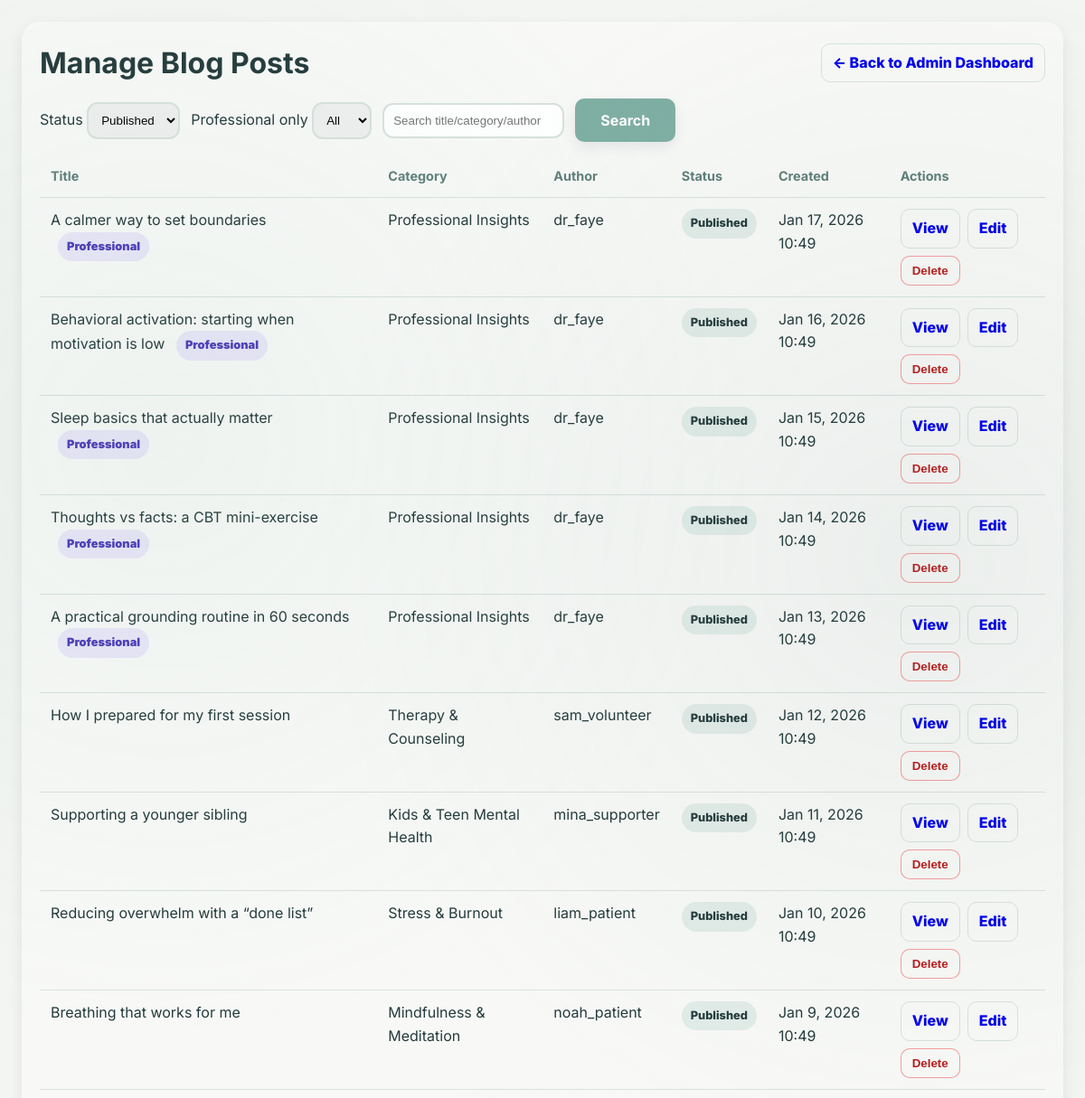
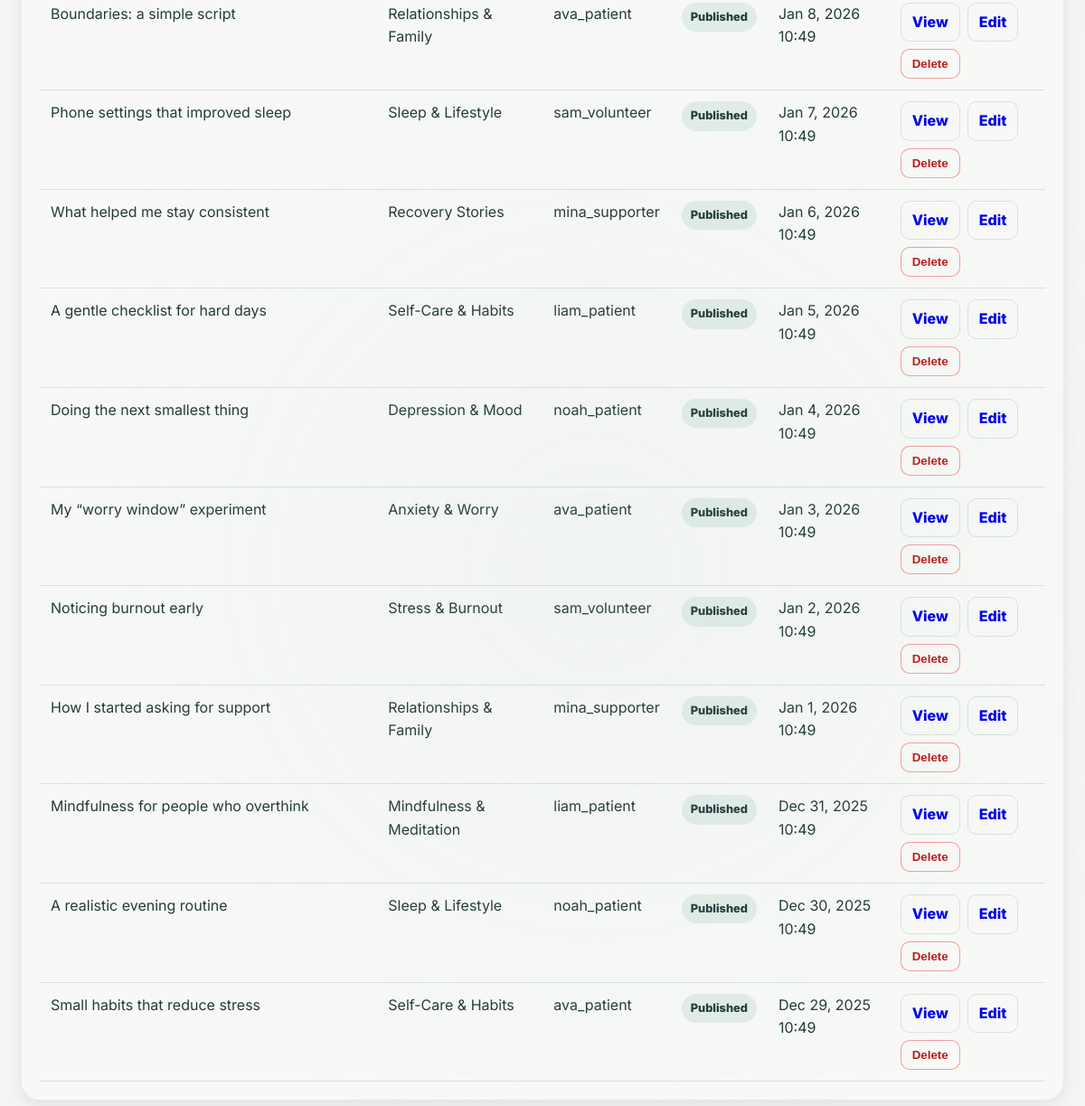
The app's page /admin/blog_posts.php (signed in) with its own data (2 pictures, top to bottom).
### tables this page shows
CREATE TABLE blog_posts (
    blog_id INT AUTO_INCREMENT PRIMARY KEY,
    user_id INT NOT NULL,
    category VARCHAR(120) NOT NULL,
    title VARCHAR(255) NOT NULL,
    content LONGTEXT NOT NULL,
    is_professional_post BOOLEAN DEFAULT FALSE,
    view_count INT DEFAULT 0,
    comment_count INT DEFAULT 0,
    status ENUM('published', 'draft', 'deleted', 'flagged') DEFAULT 'published',
    created_at TIMESTAMP DEFAULT CURRENT_TIMESTAMP,
    updated_at TIMESTAMP DEFAULT CURRENT_TIMESTAMP ON UPDATE CURRENT_TIMESTAMP,
    FOREIGN KEY (user_id) REFERENCES users(user_id) ON DELETE CASCADE,
    INDEX idx_category (category),
    INDEX idx_status (status),
    INDEX idx_created_at (created_at),
    INDEX idx_user_blogs (user_id, created_at)
);

CREATE TABLE users (
    user_id INT AUTO_INCREMENT PRIMARY KEY,
    username VARCHAR(50) UNIQUE NOT NULL,
    email VARCHAR(100) UNIQUE NOT NULL,
    password_hash VARCHAR(255) NOT NULL,
    full_name VARCHAR(100) NULL,
    phone VARCHAR(30) NULL,
    user_type ENUM('patient', 'professional', 'volunteer', 'supporter', 'community_healer') NOT NULL,
    is_anonymous BOOLEAN DEFAULT TRUE,
    is_verified BOOLEAN DEFAULT FALSE,
    is_active BOOLEAN DEFAULT TRUE,
    profile_picture VARCHAR(255) NULL,
    bio TEXT NULL,
    date_of_birth DATE NULL,
    gender ENUM('male', 'female', 'non_binary', 'prefer_not_to_say', 'other') NULL,
    country VARCHAR(100) NULL,
    timezone VARCHAR(50) DEFAULT 'UTC',
    created_at TIMESTAMP DEFAULT CURRENT_TIMESTAMP,
    last_login TIMESTAMP NULL,
    email_verified_at TIMESTAMP NULL,
    verification_token VARCHAR(100) NULL,
    reset_token VARCHAR(100) NULL,
    reset_token_expiry TIMESTAMP NULL,
    INDEX idx_username (username),
    INDEX idx_email (email),
    INDEX idx_user_type (user_type),
    INDEX idx_is_active (is_active)
);

### config/config.php (called while the page is built, shortened)
<?php
function sanitize_input($data) {
    $data = trim($data);
    $data = stripslashes($data);
    $data = htmlspecialchars($data, ENT_QUOTES, 'UTF-8');
    return $data;
}
?>

### admin/blog_posts.php (the view, shortened to what this page needs)
<?php
require_once '../config/config.php';
$db = Database::getInstance();
$conn = $db->getConnection();
$status_filter = sanitize_input($_GET['status'] ?? 'published');
$allowed_status = ['published', 'draft', 'flagged', 'deleted'];
$filter_professional = sanitize_input($_GET['pro'] ?? '');
$search = trim($_GET['q'] ?? '');
$sql = "
    SELECT bp.blog_id, bp.title, bp.category, bp.status, bp.created_at, bp.is_professional_post,
           u.username, u.user_type
    FROM blog_posts bp
    JOIN users u ON bp.user_id = u.user_id
    WHERE bp.status = ?
";
$params = [$status_filter];
$types = 's';
$sql .= ' ORDER BY bp.created_at DESC LIMIT 200';
$stmt = $conn->prepare($sql);
$rows = [];
if ($stmt) {
    $stmt->bind_param($types, ...$params);
    $stmt->execute();
    $rows = $stmt->get_result()->fetch_all(MYSQLI_ASSOC);
}
?>
<!DOCTYPE html>
<html lang="en">
<head>
    <link rel="stylesheet" href="../assets/css/styles.css">
</head>
<body>
    <div class="page">
        <div class="card">
            <div style="display:flex; justify-content: space-between; align-items:center; gap: 12px; flex-wrap: wrap;">
                <h1 style="margin:0;">Manage Blog Posts</h1>
                <a class="btn-link" href="dashboard.php">← Back to Admin Dashboard</a>
            </div>
            <div class="toolbar">
                <form method="GET" class="row">
                    <label>
                        Status
                        <select name="status" onchange="this.form.submit()">
                            <?php foreach ($allowed_status as $s): ?>
                                <option value="<?php echo htmlspecialchars($s); ?>" <?php echo $status_filter === $s ? 'selected' : ''; ?>>
                                    <?php echo htmlspecialchars(ucfirst($s)); ?>
                                </option>
                            <?php endforeach; ?>
                        </select>
                    </label>
                    <label>
                        Professional only
                        <select name="pro" onchange="this.form.submit()">
                            <option value="" <?php echo $filter_professional !== '1' ? 'selected' : ''; ?>>All</option>
                        </select>
                    </label>
                    <input type="text" name="q" placeholder="Search title/category/author" value="<?php echo htmlspecialchars($search); ?>">
                    <button class="btn btn-primary" type="submit">Search</button>
                </form>
            </div>
            <div style="overflow:auto;">
                <table>
                    <thead>
                        <tr>
                            <th>Title</th>
                            <th>Category</th>
                            <th>Author</th>
                            <th>Status</th>
                            <th>Created</th>
                            <th>Actions</th>
                        </tr>
                    </thead>
                    <tbody>
                        <?php if (empty($rows)): ?>
                            <tr><td colspan="6" style="color: var(--text-secondary);">No posts found.</td></tr>
                        <?php else: ?>
                            <?php foreach ($rows as $r): ?>
                                <?php $st = $r['status'] ?? 'published'; ?>
                                <tr>
                                    <td>
                                        <?php echo htmlspecialchars($r['title']); ?>
                                        <?php if (!empty($r['is_professional_post'])): ?>
                                            <span class="chip" style="margin-left: 8px;">Professional</span>
                                        <?php endif; ?>
                                    </td>
                                    <td><?php echo htmlspecialchars($r['category']); ?></td>
                                    <td><?php echo htmlspecialchars($r['username']); ?></td>
                                    <td><span class="badge <?php echo htmlspecialchars($st); ?>"><?php echo htmlspecialchars(ucfirst($st)); ?></span></td>
                                    <td><?php echo htmlspecialchars(date('M j, Y H:i', strtotime($r['created_at']))); ?></td>
                                    <td>
                                        <div class="actions">
                                            <a class="btn-link" href="../dashboard/blog_view.php?blog_id=<?php echo (int)$r['blog_id']; ?>" target="_blank" rel="noopener">View</a>
                                            <a class="btn-link" href="blog_post_edit.php?blog_id=<?php echo (int)$r['blog_id']; ?>">Edit</a>
                                            <?php if (($r['status'] ?? '') !== 'deleted'): ?>
                                                <form method="POST" onsubmit="return confirm('Delete this blog post?');" style="display:inline;">
                                                    <button class="btn-link btn-danger" type="submit" name="delete_blog">Delete</button>
                                                </form>
                                            <?php endif; ?>
                                        </div>
                                    </td>
                                </tr>
                            <?php endforeach; ?>
                        <?php endif; ?>
                    </tbody>
                </table>
            </div>
        </div>
    </div>
</body>
</html>

### assets/css/styles.css (style rules this page uses)
:root { --bg-page: #BFDCD2; --bg-primary: #BFDCD2; --bg-surface: #F3F5F2; --bg-card: #F8F9F7; --accent-primary: #7FAFA3; --accent-soft: #9FBFB6; --border-soft: #D8E2DD; --primary-color: #7FAFA3; --primary-dark: #6A9A8E; --primary-light: #9FBFB6; --secondary-color: #5F7F7A; --accent-color: #9FBFB6; --accent-warm: #7FAFA3; --white: #F8F9F7; --light-bg: #F3F5F2; --light-gray: #D8E2DD; --medium-gray: #5F7F7A; --dark-gray: #243B3B; --text-primary: #243B3B; --text-secondary: #5F7F7A; --success: #22c55e; --warning: #f59e0b; --error: #ef4444; --info: #3b82f6; --shadow-sm: 0 6px 16px rgba(12, 27, 51, 0.08); --shadow-md: 0 12px 28px rgba(12, 27, 51, 0.12); --shadow-lg: 0 18px 48px rgba(12, 27, 51, 0.18); --shadow-glow: 0 0 24px rgba(20, 184, 166, 0.35); --radius-sm: 10px; --radius-md: 14px; --radius-lg: 22px; --radius-xl: 32px; --transition-fast: 0.18s ease; --transition-normal: 0.3s ease; --transition-slow: 0.5s ease; --spacing-xs: 0.5rem; --spacing-sm: 1rem; --spacing-md: 1.5rem; --spacing-lg: 2rem; --spacing-xl: 3rem; }
* { margin: 0; padding: 0; box-sizing: border-box; }
html { font-size: 16px; scroll-behavior: smooth; }
body { font-family: 'Inter', 'DM Sans', 'Poppins', system-ui, -apple-system, sans-serif; background: var(--bg-primary); color: var(--text-primary); line-height: 1.6; min-height: 100vh; overflow-x: hidden; position: relative; margin: 0; }
body::before { content: ''; position: fixed; top: 0; left: 0; width: 100%; height: 100%; background: radial-gradient(circle at 15% 20%, rgba(127, 175, 163, 0.08), transparent 30%), radial-gradient(circle at 85% 25%, rgba(95, 127, 122, 0.08), transparent 32%), radial-gradient(circle at 55% 75%, rgba(159, 191, 182, 0.08), transparent 34%); pointer-events: none; z-index: 0; }
.btn { display: inline-block; padding: 14px 28px; border: none; border-radius: var(--radius-sm); font-size: 1rem; font-weight: 700; cursor: pointer; transition: all var(--transition-normal); text-align: center; text-decoration: none; font-family: inherit; }
.btn-primary { background: var(--accent-primary); color: #FFFFFF; box-shadow: var(--shadow-sm); }

### admin/blog_posts.php (style rules this page uses)
body { background: var(--light-bg); padding: 24px; }
.page { max-width: 1200px; margin: 0 auto; }
.card { background: var(--bg-card, #F8F9F7); border-radius: 20px; padding: 20px; box-shadow: var(--shadow-sm); }
.toolbar { display:flex; justify-content: space-between; gap: 12px; flex-wrap: wrap; margin: 14px 0; }
.row { display:flex; gap: 12px; flex-wrap: wrap; align-items:center; }
table { width:100%; border-collapse: collapse; }
th, td { padding: 12px; border-bottom: 1px solid var(--border-soft, #D8E2DD); text-align:left; vertical-align: top; }
th { color: var(--text-secondary); font-size: 0.9rem; }
.badge { display:inline-block; padding: 6px 10px; border-radius: 999px; font-weight: 800; font-size: 0.8rem; background: rgba(127, 175, 163, 0.18); color: var(--text-primary); }
.chip { display:inline-flex; align-items:center; gap: 8px; padding: 6px 10px; border-radius: 999px; background: rgba(123,93,255,0.12); color: #4c3bb8; font-weight: 900; font-size: 0.8rem; }
.actions { display:flex; gap: 8px; flex-wrap: wrap; }
.btn-link { text-decoration:none; padding: 8px 12px; border-radius: 10px; border: 1px solid var(--border-soft, #D8E2DD); background: var(--bg-card, #F8F9F7); font-weight: 800; }
.btn-danger { background: var(--bg-card, #F8F9F7); border: 1px solid rgba(239,68,68,0.5); color: #b91c1c; }
input[type="text"], select { padding: 10px; border: 2px solid var(--border-soft, #D8E2DD); border-radius: 12px; }

### records on screen
blog_posts: title "A calmer way to set boundaries", is_professional_post "Professional", category "Professional Insights", user.username "dr_faye", status "Published", created_at "Jan 17, 2026 10:49"
blog_posts: title "Behavioral activation: starting when motivation is low", is_professional_post "Professional", category "Professional Insights", user.username "dr_faye", status "Published", created_at "Jan 16, 2026 10:49"
blog_posts: title "Sleep basics that actually matter", is_professional_post "Professional", category "Professional Insights", user.username "dr_faye", status "Published", created_at "Jan 15, 2026 10:49"
blog_posts: title "Thoughts vs facts: a CBT mini-exercise", is_professional_post "Professional", category "Professional Insights", user.username "dr_faye", status "Published", created_at "Jan 14, 2026 10:49"
blog_posts: title "A practical grounding routine in 60 seconds", is_professional_post "Professional", category "Professional Insights", user.username "dr_faye", status "Published", created_at "Jan 13, 2026 10:49"
blog_posts: title "How I prepared for my first session", category "Therapy & Counseling", user.username "sam_volunteer", status "Published", created_at "Jan 12, 2026 10:49"
blog_posts: title "Supporting a younger sibling", category "Kids & Teen Mental Health", user.username "mina_supporter", status "Published", created_at "Jan 11, 2026 10:49"
blog_posts: title "Reducing overwhelm with a “done list”", category "Stress & Burnout", user.username "liam_patient", status "Published", created_at "Jan 10, 2026 10:49"
blog_posts: title "Breathing that works for me", category "Mindfulness & Meditation", user.username "noah_patient", status "Published", created_at "Jan 9, 2026 10:49"
blog_posts: title "Boundaries: a simple script", category "Relationships & Family", user.username "ava_patient", status "Published", created_at "Jan 8, 2026 10:49"
blog_posts: title "Phone settings that improved sleep", category "Sleep & Lifestyle", user.username "sam_volunteer", status "Published", created_at "Jan 7, 2026 10:49"
blog_posts: title "What helped me stay consistent", category "Recovery Stories", user.username "mina_supporter", status "Published", created_at "Jan 6, 2026 10:49"
blog_posts: title "A gentle checklist for hard days", category "Self-Care & Habits", user.username "liam_patient", status "Published", created_at "Jan 5, 2026 10:49"
blog_posts: title "Doing the next smallest thing", category "Depression & Mood", user.username "noah_patient", status "Published", created_at "Jan 4, 2026 10:49"
blog_posts: title "My “worry window” experiment", category "Anxiety & Worry", user.username "ava_patient", status "Published", created_at "Jan 3, 2026 10:49"
blog_posts: title "Noticing burnout early", category "Stress & Burnout", user.username "sam_volunteer", status "Published", created_at "Jan 2, 2026 10:49"
blog_posts: title "How I started asking for support", category "Relationships & Family", user.username "mina_supporter", status "Published", created_at "Jan 1, 2026 10:49"
blog_posts: title "Mindfulness for people who overthink", category "Mindfulness & Meditation", user.username "liam_patient", status "Published", created_at "Dec 31, 2025 10:49"
blog_posts: title "A realistic evening routine", category "Sleep & Lifestyle", user.username "noah_patient", status "Published", created_at "Dec 30, 2025 10:49"
blog_posts: title "Small habits that reduce stress", category "Self-Care & Habits", user.username "ava_patient", status "Published", created_at "Dec 29, 2025 10:49"

### other values on screen
form field status "Published"
